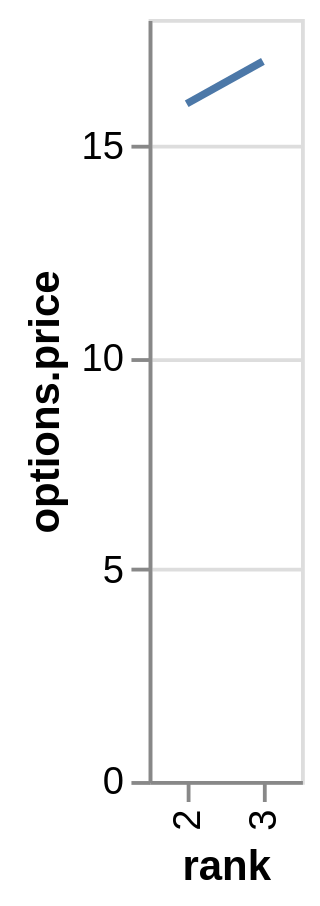

Vega-Lite specification stored for this chart:
### Vega specification from a JSON file in a GitHub repository (floating-point values rounded to 4 significant figures)
{"$schema": "https://vega.github.io/schema/vega/v5.json", "autosize": "pad", "padding": 5, "height": 200, "style": "cell", "data": [{"name": "source_0", "values": [{"rank": "1"}, {"rank": "2", "options": {"price": 16}}, {"rank": "3", "options": {"price": 17}}]}, {"name": "data_0", "source": "source_0", "transform": [{"type": "formula", "expr": "datum[\"options\"] && datum[\"options\"][\"price\"]", "as": "options.price"}, {"type": "filter", "expr": "datum.options != null"}]}], "signals": [{"name": "x_step", "value": 20}, {"name": "width", "update": "bandspace(domain('x').length, 1, 0.5) * x_step"}], "marks": [{"name": "marks", "type": "line", "style": ["line"], "sort": {"field": "datum[\"rank\"]", "order": "descending"}, "from": {"data": "data_0"}, "encode": {"update": {"stroke": {"value": "#4c78a8"}, "tooltip": {"signal": "{\"rank\": ''+datum[\"rank\"], \"options.price\": format(datum[\"options.price\"], \"\")}"}, "x": {"scale": "x", "field": "rank"}, "y": {"scale": "y", "field": "options\\.price"}, "defined": {"signal": "datum[\"options.price\"] !== null && !isNaN(datum[\"options.price\"])"}}}}], "scales": [{"name": "x", "type": "point", "domain": {"data": "data_0", "field": "rank", "sort": true}, "range": {"step": {"signal": "x_step"}}, "padding": 0.5}, {"name": "y", "type": "linear", "domain": {"data": "data_0", "field": "options\\.price"}, "range": [{"signal": "height"}, 0], "nice": true, "zero": true}], "axes": [{"scale": "x", "orient": "bottom", "grid": false, "title": "rank", "labelAlign": "right", "labelAngle": 270, "labelBaseline": "middle", "labelOverlap": true, "zindex": 1}, {"scale": "y", "orient": "left", "grid": false, "title": "options.price", "labelOverlap": true, "tickCount": {"signal": "ceil(height/40)"}, "zindex": 1}, {"scale": "y", "orient": "left", "gridScale": "x", "grid": true, "tickCount": {"signal": "ceil(height/40)"}, "domain": false, "labels": false, "maxExtent": 0, "minExtent": 0, "ticks": false, "zindex": 0}]}
